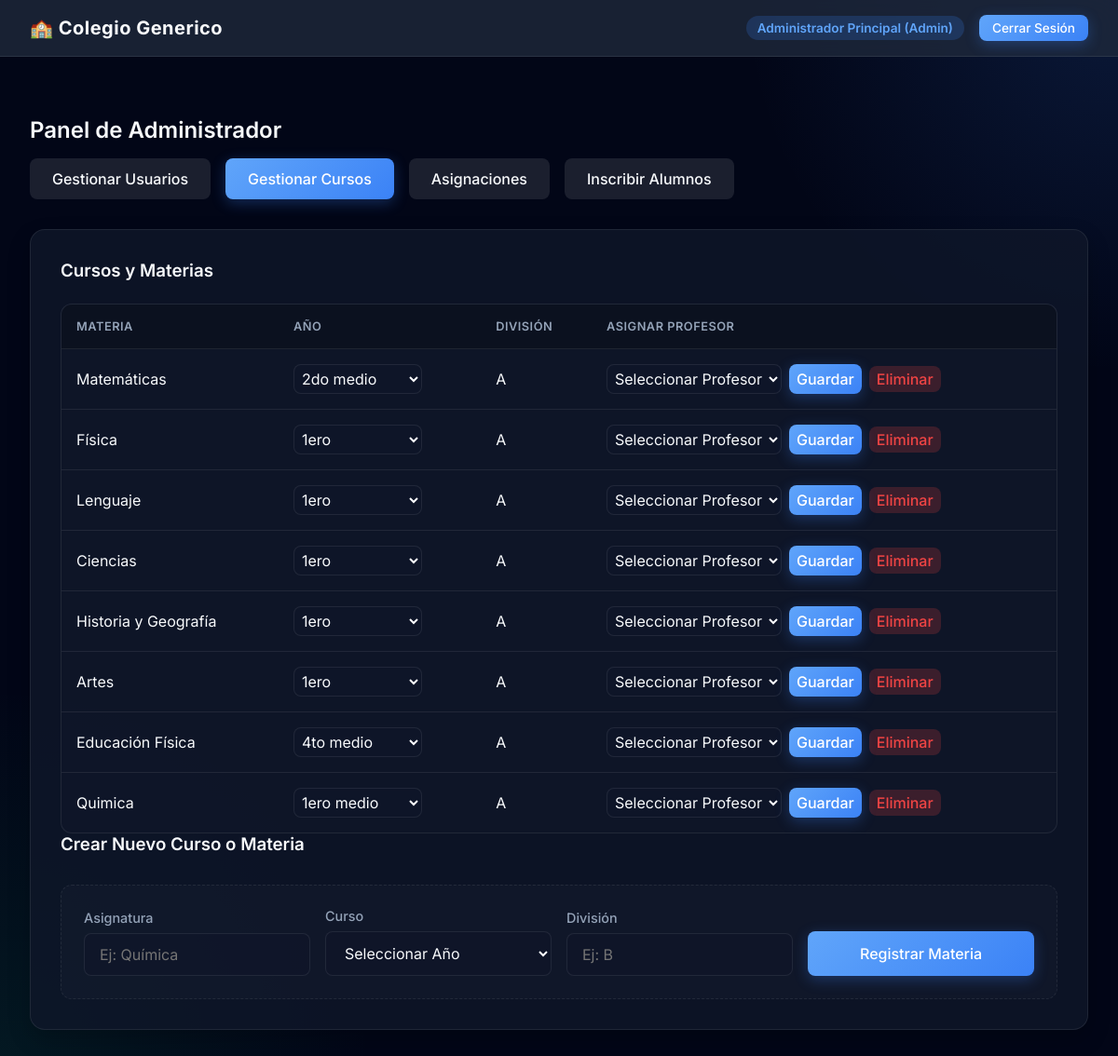
/index.php?action=dashboard&tab=courses (signed in), run on an earlier commit of the app's database.
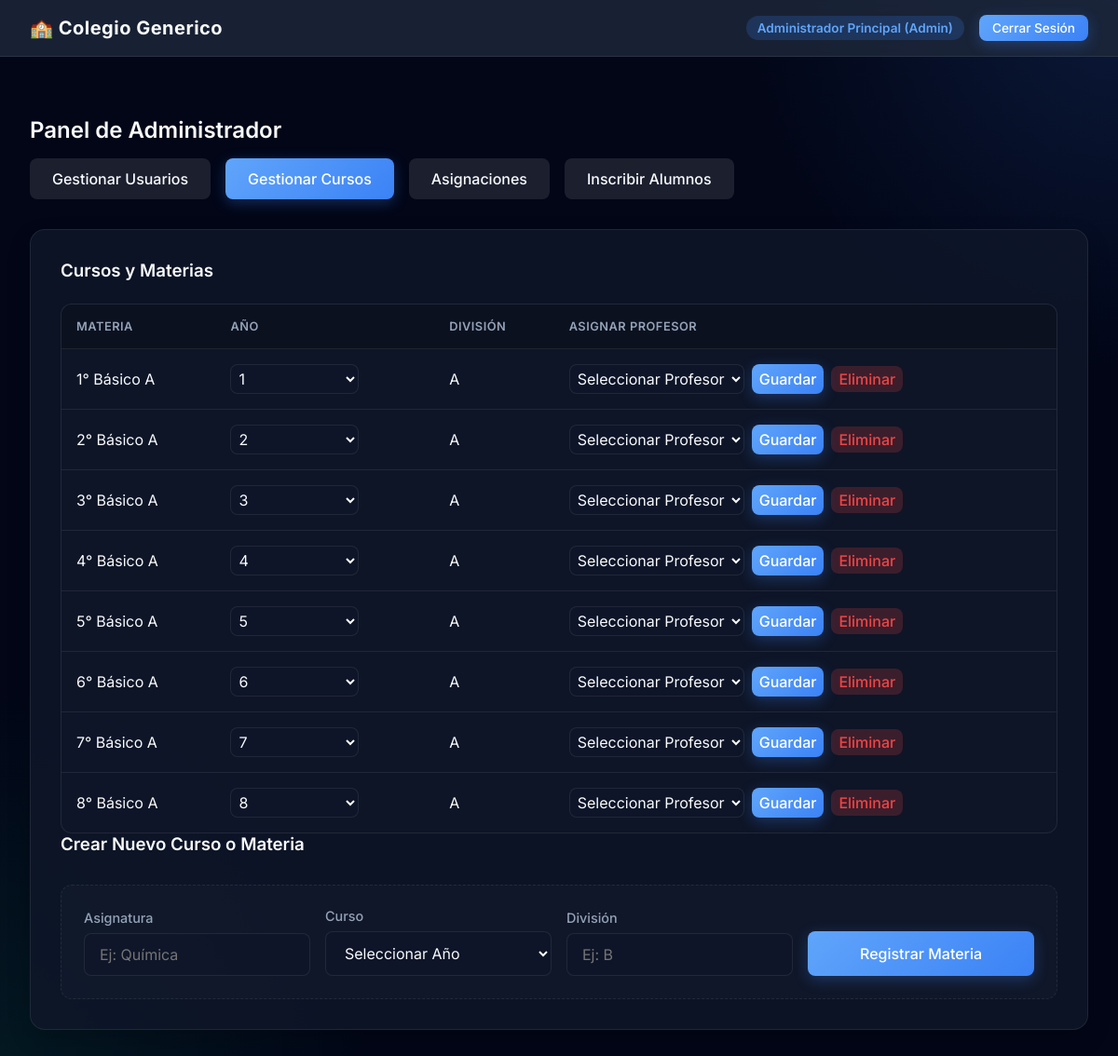
And on a later commit of the database.
### tables this page shows
CREATE TABLE courses (
    id INTEGER PRIMARY KEY AUTOINCREMENT,
    nombre TEXT NOT NULL,
    anio TEXT NOT NULL,
    division TEXT NOT NULL
);

### controllers/AdminController.php (called while the page is built, shortened)
<?php
require_once 'models/Course.php';
class AdminController {
    public function dashboard() {
        $database = new Database();
        $db = $database->getConnection();
        $courseModel = new Course($db);
        $tab = $_GET['tab'] ?? 'users';
        $coursesStmt = $courseModel->getAllCourses();
        $courses = $coursesStmt->fetchAll(PDO::FETCH_ASSOC);
        require_once 'views/admin/dashboard.php';
    }
}
?>

### models/Course.php (called while the page is built, shortened)
<?php
class Course {
    private $conn;
    public function __construct($db) {
        $this->conn = $db;
    }
    public function getAllCourses() {
        $query = "SELECT * FROM courses";
        $stmt = $this->conn->prepare($query);
        $stmt->execute();
        return $stmt;
    }
}
?>

### views/admin/dashboard.php (the view, shortened to what the rows shown need)
<?php require_once 'views/layouts/header.php'; ?>
<div class="fade-in" style="margin-top: 2rem;">
    <h2>Panel de Administrador</h2>
    <?php if($tab === 'users'): ?>
    <div class="card">
        <div style="display: flex; justify-content: space-between; align-items: center; margin-bottom: 1rem; flex-wrap: wrap; gap: 10px;">
            <h3 style="margin: 0;">Usuarios del Sistema</h3>
            <input type="text" id="userFilter" onkeyup="filterUsers()" class="form-control" placeholder="Buscar usuario..." style="max-width: 300px;">
        </div>
        <div class="table-wrapper">
            <table id="userTable">
                <thead>
                    <tr><th>Usuario</th><th>Rol</th><th>Nombre</th><th>Acción</th></tr>
                </thead>
                <tbody>
                    <?php foreach($users as $u): ?>
                    <tr>
                        <td><?= htmlspecialchars($u['username']) ?></td>
                        <td><?= htmlspecialchars($u['role']) ?></td>
                        <td><?= htmlspecialchars($u['apellido'].', '.$u['nombre']) ?></td>
                        <td>
                            <?php if($u['id'] !== $_SESSION['user_id']): ?>
                            <button type="button" class="btn" style="background:rgba(239, 68, 68, 0.2); color:var(--danger); padding:4px 8px;" onclick="confirmUserDelete(<?= $u['id'] ?>)">Borrar</button>
                            <?php endif; ?>
                        </td>
                    </tr>
                    <?php endforeach; ?>
                </tbody>
            </table>
        </div>
    </div>
    <div id="userModal" style="display:none; position:fixed; top:0; left:0; width:100%; height:100%; background:rgba(15, 23, 42, 0.9); z-index:9999; align-items:center; justify-content:center;">
        <div class="card" style="width:90%; max-width:440px; position:relative; background: var(--bg-secondary); border: 1px solid var(--accent-primary); box-shadow: 0 20px 50px rgba(0,0,0,0.5); backdrop-filter: none; -webkit-backdrop-filter: none;">
            <button onclick="closeUserModal()" style="position:absolute; top:20px; right:20px; background:transparent; border:none; font-size:28px; color:var(--text-secondary); cursor:pointer; line-height:1;">&times;</button>
            <h3 style="margin-top:0; margin-bottom:1.5rem; color: var(--accent-primary);">Nuevo Usuario</h3>
            <form method="POST" action="index.php?action=dashboard&tab=users">
                <input type="hidden" name="admin_action" value="create_user">
                <div class="form-group">
                    <input class="form-control" type="text" name="username" placeholder="Usuario" required>
                </div>
                <div class="form-group">
                    <input class="form-control" type="password" name="password" placeholder="Contraseña" required>
                </div>
                <div class="form-group">
                    <select class="form-control" name="role" required>
                        <option value="alumno">Alumno</option>
                        <option value="profesor">Profesor</option>
                        <option value="admin">Administrador</option>
                    </select>
                </div>
                <div class="form-group">
                    <input class="form-control" type="text" name="nombre" placeholder="Nombre" required>
                </div>
                <div class="form-group">
                    <input class="form-control" type="text" name="apellido" placeholder="Apellido" required>
                </div>
                <button type="submit" class="btn btn-primary" style="width:100%; margin-top: 1rem;">Guardar Usuario</button>
            </form>
        </div>
    </div>
    <div id="deleteConfirmModal" style="display:none; position:fixed; top:0; left:0; width:100%; height:100%; background:rgba(15, 23, 42, 0.9); z-index:9999; align-items:center; justify-content:center;">
        <div class="card" style="width: 100%; max-width: 400px; padding: 2rem;">
            <h3 style="margin-top:0; color:var(--danger);">Confirmar Eliminación</h3>
            <p style="font-size: 1.1rem; margin-top: 1rem;">¿Estás seguro que quieres borrar este usuario?</p>
            <p style="font-size: 0.85rem; color: var(--text-secondary); margin-bottom: 2rem;">Esta acción no se puede deshacer.</p>
            <div style="display:flex; justify-content:flex-end; gap:1rem;">
                <button type="button" class="btn" onclick="document.getElementById('deleteConfirmModal').style.display='none'">Cancelar</button>
                <form method="POST" action="index.php?action=dashboard&tab=users" style="margin:0;">
                    <input type="hidden" name="admin_action" value="delete_user">
                    <input type="hidden" id="deleteUserIdInput" name="user_id" value="">
                    <button type="submit" class="btn btn-primary" style="background:var(--danger);">Borrar Permanentemente</button>
                </form>
            </div>
        </div>
    </div>
        <script>
            function openUserModal() {
                document.getElementById('userModal').style.display = 'flex';
            }
            function closeUserModal() {
                document.getElementById('userModal').style.display = 'none';
            }
            function confirmUserDelete(id) {
                document.getElementById('deleteUserIdInput').value = id;
                document.getElementById('deleteConfirmModal').style.display = 'flex';
                // Move modal to body to prevent stacking context issues
                document.body.appendChild(document.getElementById('deleteConfirmModal'));
            }
            // Move modal to body on load to avoid backdrop issues
            document.addEventListener("DOMContentLoaded", () => {
                document.body.appendChild(document.getElementById('userModal'));
            });
            // Cerrar modal al hacer clic fuera
            document.getElementById('userModal').addEventListener('click', function(e) {
                if (e.target === this) closeUserModal();
            });
            function filterUsers() {
                let input = document.getElementById("userFilter");
                let filter = input.value.toLowerCase();
                let table = document.getElementById("userTable");
                let tr = table.getElementsByTagName("tr");
                for (let i = 1; i < tr.length; i++) {
                    let tdUsuario = tr[i].getElementsByTagName("td")[0];
                    let tdRol = tr[i].getElementsByTagName("td")[1];
                    let tdNombre = tr[i].getElementsByTagName("td")[2];
                    if (tdUsuario && tdRol && tdNombre) {
                        let txtValue = tdUsuario.textContent + " " + tdRol.textContent + " " + tdNombre.textContent;
                        tr[i].style.display = txtValue.toLowerCase().indexOf(filter) > -1 ? "" : "none";
                    }
                }
            }
        </script>
    <?php elseif($tab === 'courses'): ?>
    <div class="card">
        <div class="table-wrapper">
            <table>
                <thead>
                    <tr><th>Materia</th><th>Año</th><th>División</th><th>Asignar Profesor</th></tr>
                </thead>
                <tbody>
                    <?php foreach($courses as $c): ?>
                    <tr>
                        <td><?= htmlspecialchars($c['nombre']) ?></td>
                        <td>
                            <select name="anio" form="assign_form_<?= $c['id'] ?>" class="form-control" style="width: auto; padding: 4px;">
                                <?php if($c['anio']): ?>
                                <option value="<?= htmlspecialchars($c['anio']) ?>" selected><?= htmlspecialchars($c['anio']) ?></option>
                                <?php else: ?>
                                <option value="" selected>Asignar Curso...</option>
                                <?php endif; ?>
                            </select>
                        </td>
                        <td><?= htmlspecialchars($c['division']) ?></td>
                        <td>
                            <div style="display:flex; gap:0.5rem; align-items:center;">
                                <form id="assign_form_<?= $c['id'] ?>" method="POST" style="display:flex; gap:0.5rem; margin:0;">
                                    <select name="prof_id" class="form-control" style="width: auto; padding: 4px;">
                                        <option value="">Seleccionar Profesor</option>
                                    </select>
                                    <button type="submit" class="btn btn-primary" style="padding:4px 8px;">Guardar</button>
                                </form>
                                <form method="POST" style="margin:0;">
                                    <button type="submit" class="btn" style="background:rgba(239, 68, 68, 0.2); color:var(--danger); padding:4px 8px;">Eliminar</button>
                                </form>
                            </div>
                        </td>
                    </tr>
                    <?php endforeach; ?>
                </tbody>
            </table>
        </div>
    </div>
    <?php endif; ?>
</div>
<?php require_once 'views/layouts/footer.php'; ?>

What changed in the data, as far as the page shows it:
removed courses: nombre "Matemáticas", anio "2do medio", division "A"
removed courses: nombre "Física", anio "1ero", division "A"
removed courses: nombre "Lenguaje", anio "1ero", division "A"
removed courses: nombre "Ciencias", anio "1ero", division "A"
removed courses: nombre "Historia y Geografía", anio "1ero", division "A"
removed courses: nombre "Artes", anio "1ero", division "A"
removed courses: nombre "Educación Física", anio "4to medio", division "A"
removed courses: nombre "Quimica", anio "1ero medio", division "A"
added courses: nombre "1° Básico A", anio "1", division "A"
added courses: nombre "2° Básico A", anio "2", division "A"
added courses: nombre "3° Básico A", anio "3", division "A"
added courses: nombre "4° Básico A", anio "4", division "A"
added courses: nombre "5° Básico A", anio "5", division "A"
added courses: nombre "6° Básico A", anio "6", division "A"
added courses: nombre "7° Básico A", anio "7", division "A"
added courses: nombre "8° Básico A", anio "8", division "A"
